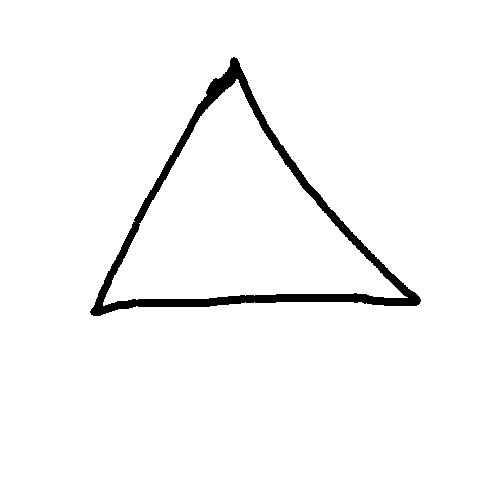
#> input picture not_square/0.png, 500 x 500 px; its folder holds only this picture in this run
$ python create_dataset.py
#> lines starting #> are read from the running program, lines starting #| are printed output that depends on the picture
from pathlib import Path
import numpy as np
from PIL import Image

SIZE = (64, 64)
CLASSES = ['square', 'not_square']

class ConvertDir:
    def __init__(self, label, dir, convert=True):
        self.label = label
        self.dir = dir
        self.image_arrays = []
        if convert:
            self.convert()

    def convert(self):
        for path in sorted(Path(self.dir).glob('*.png')):
            im = Image.open(path).convert('L').resize(SIZE)
            arr = np.array(im, dtype=np.float32) / 255.0
            self.image_arrays.append(1.0 - arr)

class CreateDataset:
    def __init__(self, dir_paths):
        self.X, self.y = [], []
        for label, folder in enumerate(dir_paths):
            d = ConvertDir(label, folder)
            self.X += d.image_arrays
            self.y += [label] * len(d.image_arrays)
#> this loop made 2 passes
#> self.y on pass 2: [1]
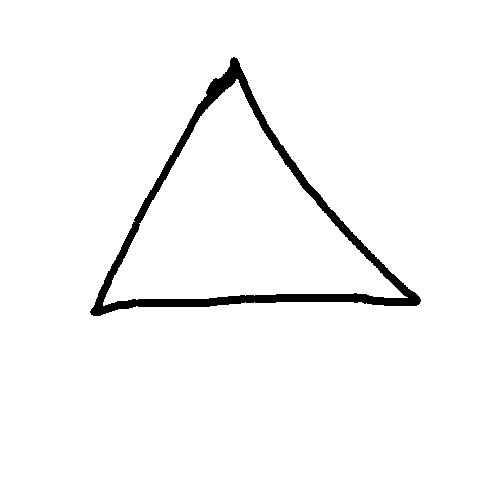
#> input picture not_square/0.png, 500 x 500 px
#> pass 2, in convert (call 2), `im = Image.open(path).convert('L').resize(SIZE)`:
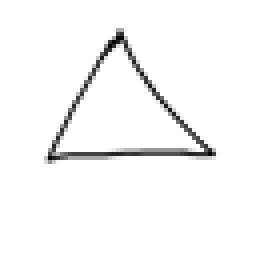
#> im: PIL image 64x64 L (shown 4 times larger); min 0, max 255, mean 247.3

    def save(self, filename='dataset.npz'):
#> called with filename = 'dataset.npz'
        X = np.stack(self.X)[:, None]
        y = np.array(self.y, dtype=np.int64)
#> y = [1]
        np.savez_compressed(filename, X=X, y=y)

if __name__ == '__main__':
    c = CreateDataset(CLASSES)
    c.save()

$ run again, on not_square/12.png
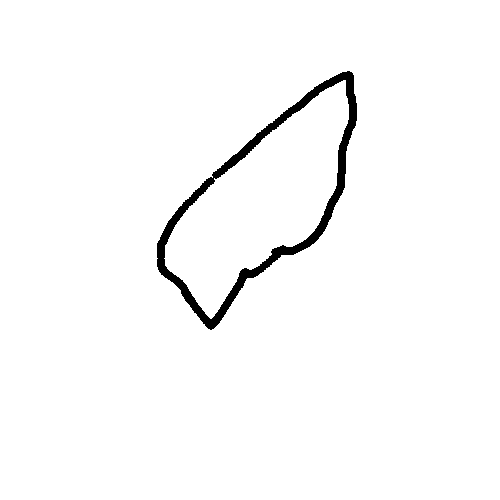
#> input picture not_square/12.png, 500 x 500 px
#> the loop in __init__, `for label, folder in enumerate(dir_paths):` made 2 passes
#> self.y on pass 2: [1]
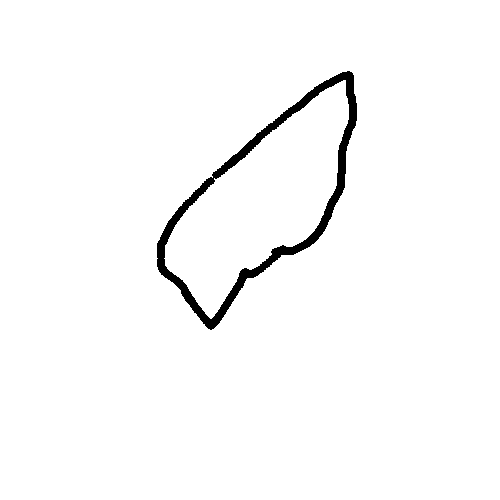
#> input picture not_square/12.png, 500 x 500 px
#> pass 2, in convert (call 2), `im = Image.open(path).convert('L').resize(SIZE)`:
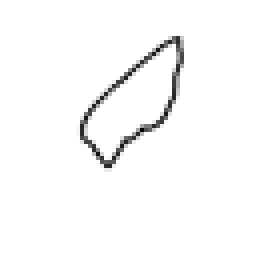
#> im: PIL image 64x64 L (shown 4 times larger); min 1, max 255, mean 249.4
#> y = [1]

$ run again, on not_square/13.png
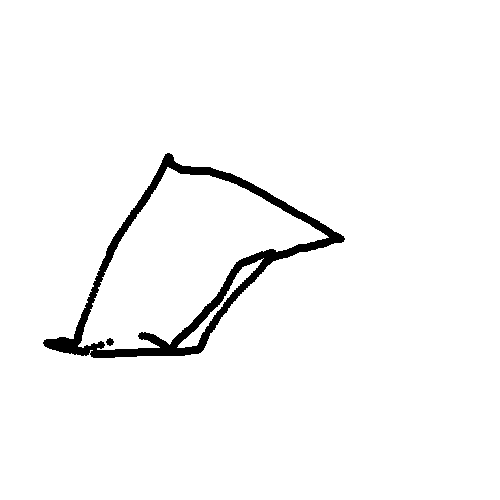
#> input picture not_square/13.png, 500 x 500 px
#> the loop in __init__, `for label, folder in enumerate(dir_paths):` made 2 passes
#> self.y on pass 2: [1]
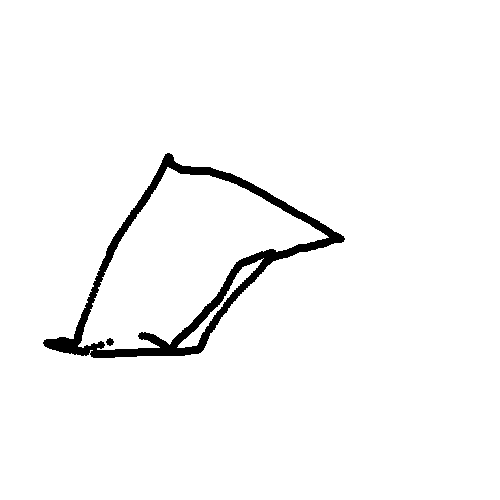
#> input picture not_square/13.png, 500 x 500 px
#> pass 2, in convert (call 2), `im = Image.open(path).convert('L').resize(SIZE)`:
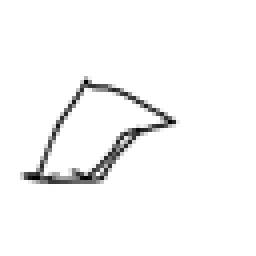
#> im: PIL image 64x64 L (shown 4 times larger); min 0, max 255, mean 247.3
#> y = [1]

$ run again, on not_square/14.png
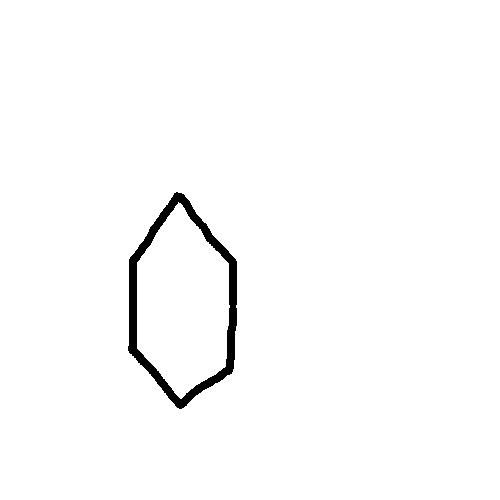
#> input picture not_square/14.png, 500 x 500 px
#> the loop in __init__, `for label, folder in enumerate(dir_paths):` made 2 passes
#> self.y on pass 2: [1]
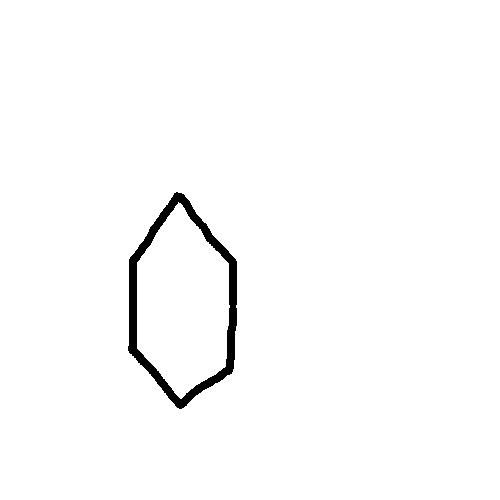
#> input picture not_square/14.png, 500 x 500 px
#> pass 2, in convert (call 2), `im = Image.open(path).convert('L').resize(SIZE)`:
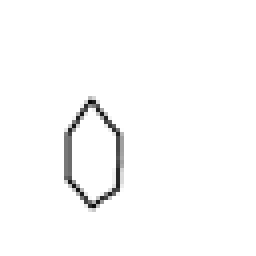
#> im: PIL image 64x64 L (shown 4 times larger); min 9, max 255, mean 250.7
#> y = [1]

$ run again, on not_square/1.png
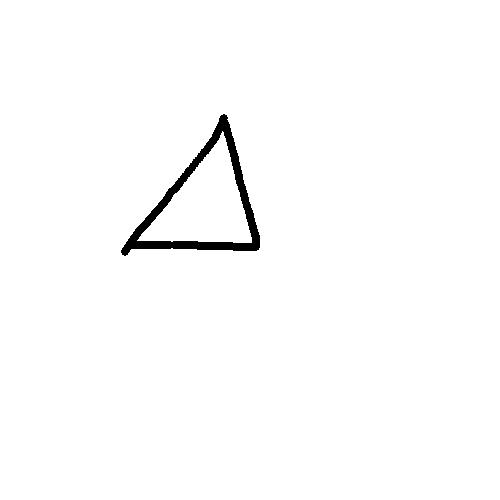
#> input picture not_square/1.png, 500 x 500 px
#> the loop in __init__, `for label, folder in enumerate(dir_paths):` made 2 passes
#> self.y on pass 2: [1]
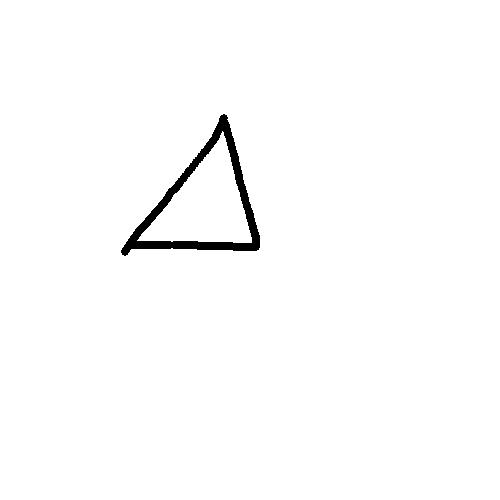
#> input picture not_square/1.png, 500 x 500 px
#> pass 2, in convert (call 2), `im = Image.open(path).convert('L').resize(SIZE)`:
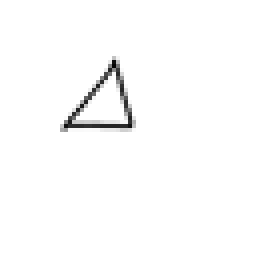
#> im: PIL image 64x64 L (shown 4 times larger); min 4, max 255, mean 251.5
#> y = [1]
